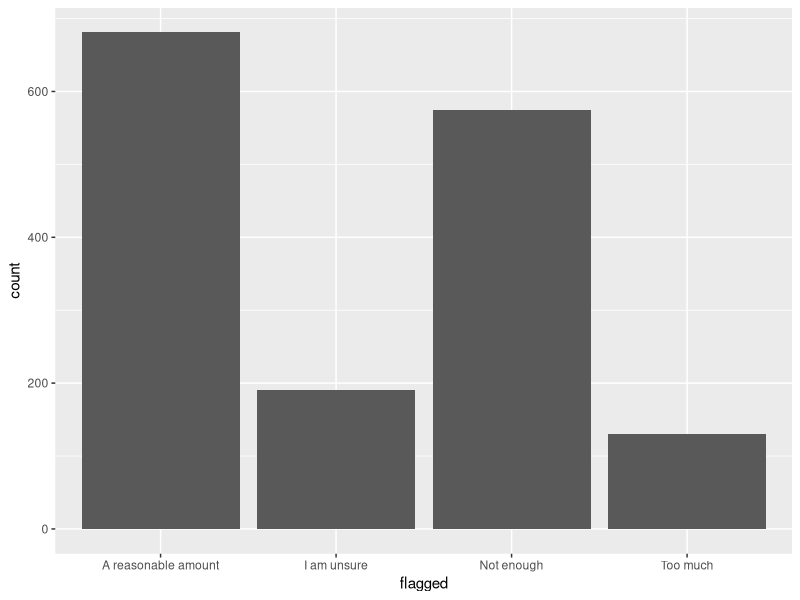
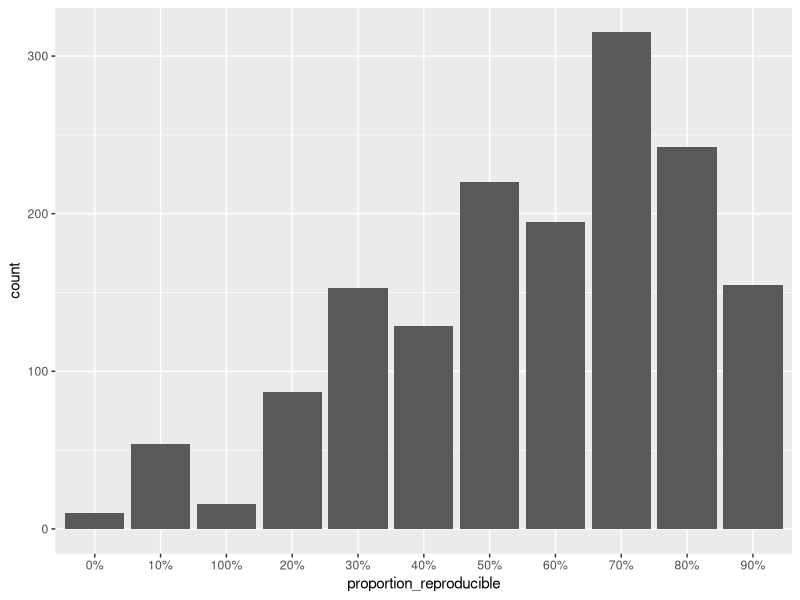
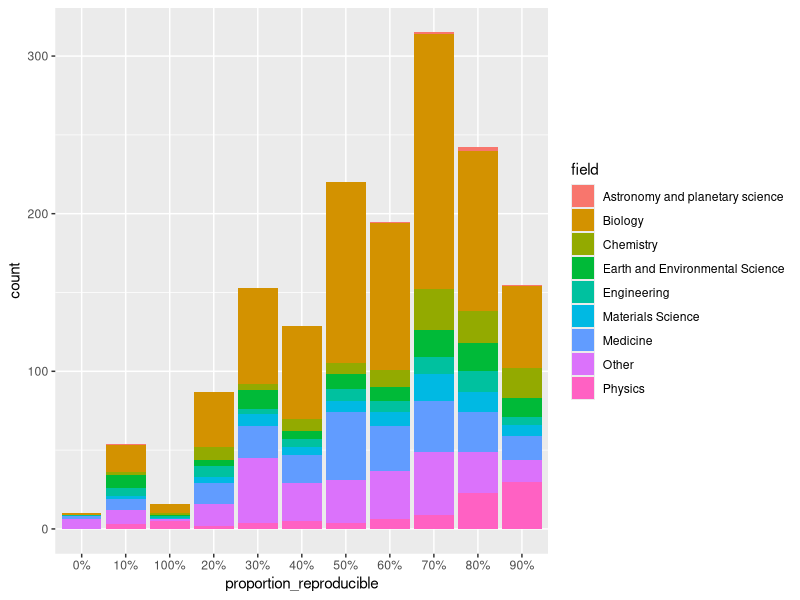

Generate these figures, in order, with R: (Note: this script raises an error after producing the figures.)
## ---- chunk 1
if (!require("ggplot2")) install.packages("ggplot2")
if (!require("tidyr")) install.packages("tidyr")
if (!require("forcats")) install.packages("forcats")
library(ggplot2)
library(tidyr)
library(forcats)
## ---- chunk 2
# Load in our data:
baker2016 = read.table('baker2016_artificial.txt', header = T)
## ---- chunk 3
knitr::kable(
  head(baker2016[,c(26,9,16,18)]), # This is the table we will plot
  booktabs = TRUE) # We determine the formatting style as 'booktabs'
## ---- chunk 4
ggplot(baker2016, aes(x= flagged)) + 
  geom_bar()
## ---- chunk 5
ggplot(baker2016, aes(x = proportion_reproducible)) + 
  geom_histogram(stat="count")
## ---- chunk 6
ggplot(baker2016, aes(group= field, fill=field, x = proportion_reproducible)) + 
  geom_histogram(stat='count')
## ---- chunk 7
ggplot(baker2016, aes(group= field, fill=field, x = proportion_reproducible)) + 
  geom_histogram(stat = 'density') + 
  facet_wrap(facets = baker2016$field)
## ---- chunk 8
ggplot(baker2016, aes(x=dummy_age, y=dummy_dat2)) + 
  geom_point()
## ---- chunk 9
ggplot(baker2016, aes(x=dummy_age, y=dummy_dat2, color=as.factor(dummy_group))) + 
  geom_point()+
  geom_smooth(method = 'lm')
## ---- chunk 10
ggplot(baker2016, aes(x=dummy_age, y=dummy_dat2, color=as.factor(dummy_group))) + 
  geom_point()+
  geom_smooth(method = 'lm')
## ---- chunk 11
response1 = rnorm(n = 1000, mean = 10, sd = c(1,2))
response2 = rnorm(n = 1000, mean = c(2,3), sd = 1)
response3 = rnorm(n = 1000, mean = c(4,5), sd = c(1,1.5))
group = rep(letters[1:2], length.out = 100)
df = data.frame(group = as.factor(group), response1=response1, response2=response2, response3=response3)
## ---- chunk 12
ggplot(df, aes(x=group,y=response1, color=group, fill=group, alpha=0.2)) + 
  geom_bar(stat='summary', fun=mean) 
## ---- chunk 13
par(mfrow=c(2,1))
ggplot(df, aes(x=group,y=response1, color=group, fill=group, alpha=0.2)) + 
  geom_violin()

ggplot(df, aes(x=group,y=response1, color=group, fill=group, alpha=0.2)) + 
  geom_boxplot()
## ---- chunk 14
knitr::kable(
  head(baker2016[,c(1,20,21,27)]), # This is the table we will plot
  booktabs = TRUE) # We determine the formatting style as 'booktabs'
## ---- chunk 15
tmp = gather(baker2016[,c(1,20,21,27)], question, response, 2:3)
knitr::kable(
  head(tmp[order(tmp$responseid),]), # This is the table we will plot
  booktabs = TRUE)
## ---- chunk 16
data_wide = baker2016[,c(20,21,27)] # This is the data we will be using for our plot in wide format 
data_long = gather(data = data_wide, key = question, value = response, 1:2) # Convert the data into long format
## ---- chunk 17
# Delete responses where participants couldn't remember the result
data_long = data_long[-which((data_long$response == "I can't remember")),]

ggplot(data_long[data_long$question=='try_failElse',], aes(x = field, fill=response)) + 
  geom_bar(aes(y = ..count../tapply(..count.., ..x.. ,sum)[..x..]), position = 'dodge',group = 1) +
  scale_fill_manual(values = c("red", "orange"))+
  coord_flip()
## ---- chunk 18
ggplot(data_long[data_long$question=='try_failElse',], aes(x = field, fill=response)) + 
  geom_bar(aes(y = ..count../tapply(..count.., ..x.. ,sum)[..x..]), position = 'dodge',group = 1) +
  scale_fill_manual(values = c("red", "orange"))+
  coord_flip()
## ---- chunk 19
ggplot(data_long[data_long$question=='try_failElse',], aes(x = field, fill=response)) + 
  geom_bar(aes(y = ..count../tapply(..count.., ..x.. ,sum)[..x..]), position = 'dodge',group = 1) +
  scale_fill_brewer(palette = 'Set3')+
  coord_flip()
## ---- chunk 20
ggplot(baker2016, aes(x= flagged, fill = as.factor(ifelse(flagged=='Not enough',1,2)))) + 
  geom_bar()+
  xlab('Response')+
  ylab('Count')+
  ggtitle("How familiar are you with the term 'Open Science'")
## ---- chunk 21
ggplot(baker2016, aes(x= fct_infreq(flagged), fill = as.factor(ifelse(flagged=='Not enough',1,2)))) + 
  geom_bar()
## ---- chunk 22
ggplot(baker2016, aes(x=dummy_age, y=dummy_dat2)) + 
  geom_point(shape=8)+
  geom_smooth(method = 'lm')
## ---- chunk 23
ggplot(baker2016, aes(x=dummy_age, y=dummy_dat2, alpha = 0.2, color=as.factor(dummy_group))) + 
  geom_point()+
  geom_smooth(method = 'lm')
## ---- chunk 24
ggplot(baker2016, aes(x= fct_infreq(flagged), fill = as.factor(ifelse(flagged=='Not enough',1,2)))) + 
  geom_bar()+
  xlab('Response')+
  ylab('Count')+
  ggtitle("How familiar are you with the term 'Open Science'")
## ---- chunk 25
ggplot(baker2016, aes(x= fct_infreq(flagged), fill = as.factor(ifelse(flagged=='Not enough',1,2)))) + 
  geom_bar()+
  xlab('Response')+
  ylab('Count')+
  ggtitle("How familiar are you with the term 'Open Science'")+
  theme_bw()
## ---- chunk 26
ggplot(baker2016, aes(x= fct_infreq(flagged), fill = as.factor(ifelse(flagged=='Not enough',1,2)))) + 
  geom_bar()+
  xlab('Response')+
  ylab('Count')+
  ggtitle("How familiar are you with the term 'Open Science'")+
  theme_bw() +
  labs(fill='') 
## ---- chunk 27
pdf('tmp.pdf',4,5)
ggplot(baker2016, aes(x= fct_infreq(flagged), fill = as.factor(ifelse(flagged=='Not enough',1,2)))) + 
  geom_bar()+
  xlab('Response')+
  ylab('Count')+
  ggtitle("How familiar are you with the term 'Open Science'")+
  theme_bw() +
  theme(legend.position = "none")
dev.off()
